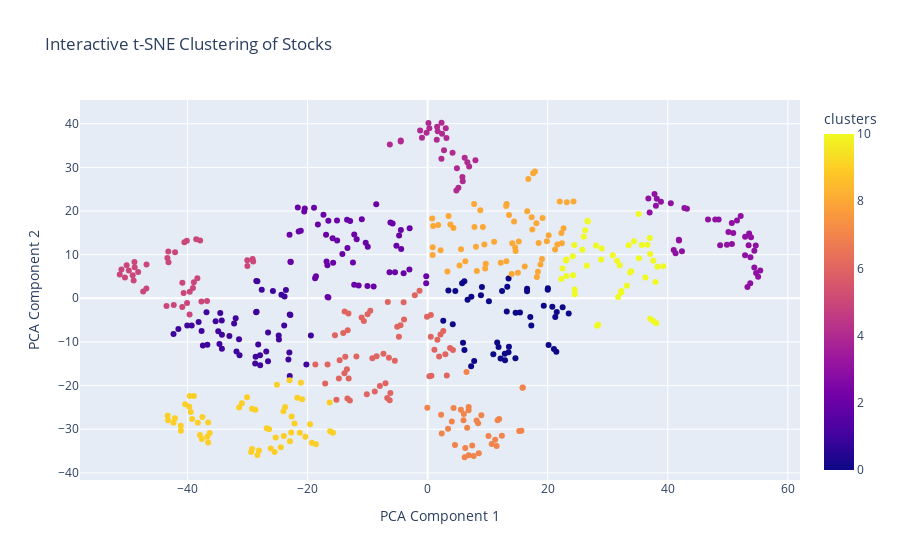

Here is the notebook cell this chart was saved with:
### Code cell
fig = px.scatter(
    merged_tsne,
    x='PC1',
    y='PC2',
    color='clusters',
    hover_name='Symbol',
    hover_data=['Sector', 'Name'],
    title='Interactive t-SNE Clustering of Stocks',
    labels={'PC1': 'PCA Component 1', 'PC2': 'PCA Component 2', 'Name': 'Symbol', 'Sector': 'Sector', 'Name': 'Name'}
)
fig.show()

### Figure 1 — Plotly figure (JSON) as saved in the notebook; plotly's stock layout.template omitted (floating-point values rounded to 4 significant figures; data arrays with more than 128 entries replaced by an {"elided": "..."} marker saying what was removed)
{"data": [{"customdata": {"elided": "499x2 str values"}, "hovertemplate": "<b>%{hovertext}</b><br><br>PCA Component 1=%{x}<br>PCA Component 2=%{y}<br>Sector=%{customdata[0]}<br>Name=%{customdata[1]}<br>clusters=%{marker.color}<extra></extra>", "hovertext": {"elided": "499 str values"}, "legendgroup": "", "marker": {"color": {"elided": "499 int values"}, "coloraxis": "coloraxis", "symbol": "circle"}, "mode": "markers", "name": "", "orientation": "v", "showlegend": false, "type": "scatter", "x": {"elided": "499 float values"}, "xaxis": "x", "y": {"elided": "499 float values"}, "yaxis": "y"}], "layout": {"coloraxis": {"colorbar": {"title": {"text": "clusters"}}, "colorscale": [[0, "#0d0887"], [0.1111, "#46039f"], [0.2222, "#7201a8"], [0.3333, "#9c179e"], [0.4444, "#bd3786"], [0.5556, "#d8576b"], [0.6667, "#ed7953"], [0.7778, "#fb9f3a"], [0.8889, "#fdca26"], [1, "#f0f921"]]}, "legend": {"tracegroupgap": 0}, "title": {"text": "Interactive t-SNE Clustering of Stocks"}, "xaxis": {"anchor": "y", "domain": [0, 1], "title": {"text": "PCA Component 1"}}, "yaxis": {"anchor": "x", "domain": [0, 1], "title": {"text": "PCA Component 2"}}}}
